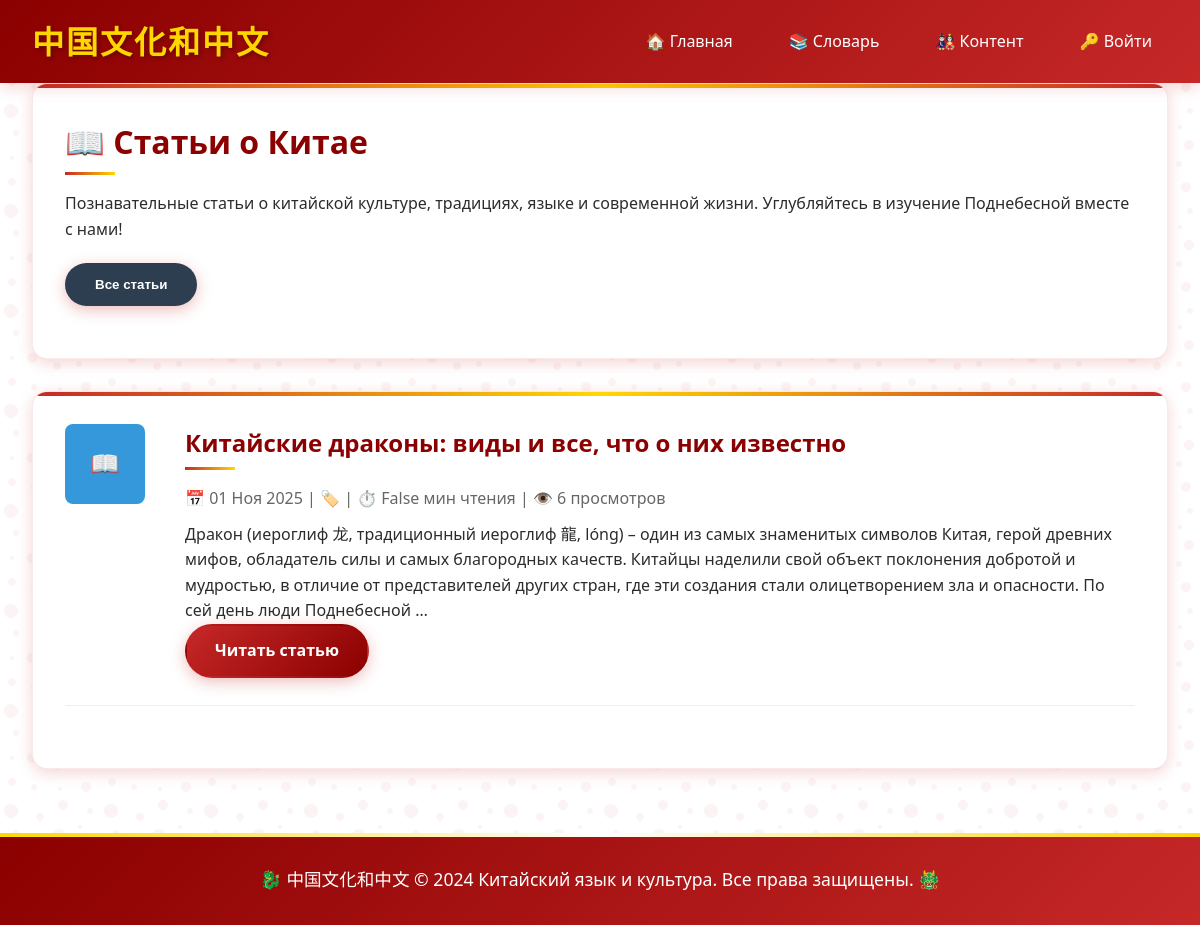
/content/articles/, run on an earlier commit of the app's database.
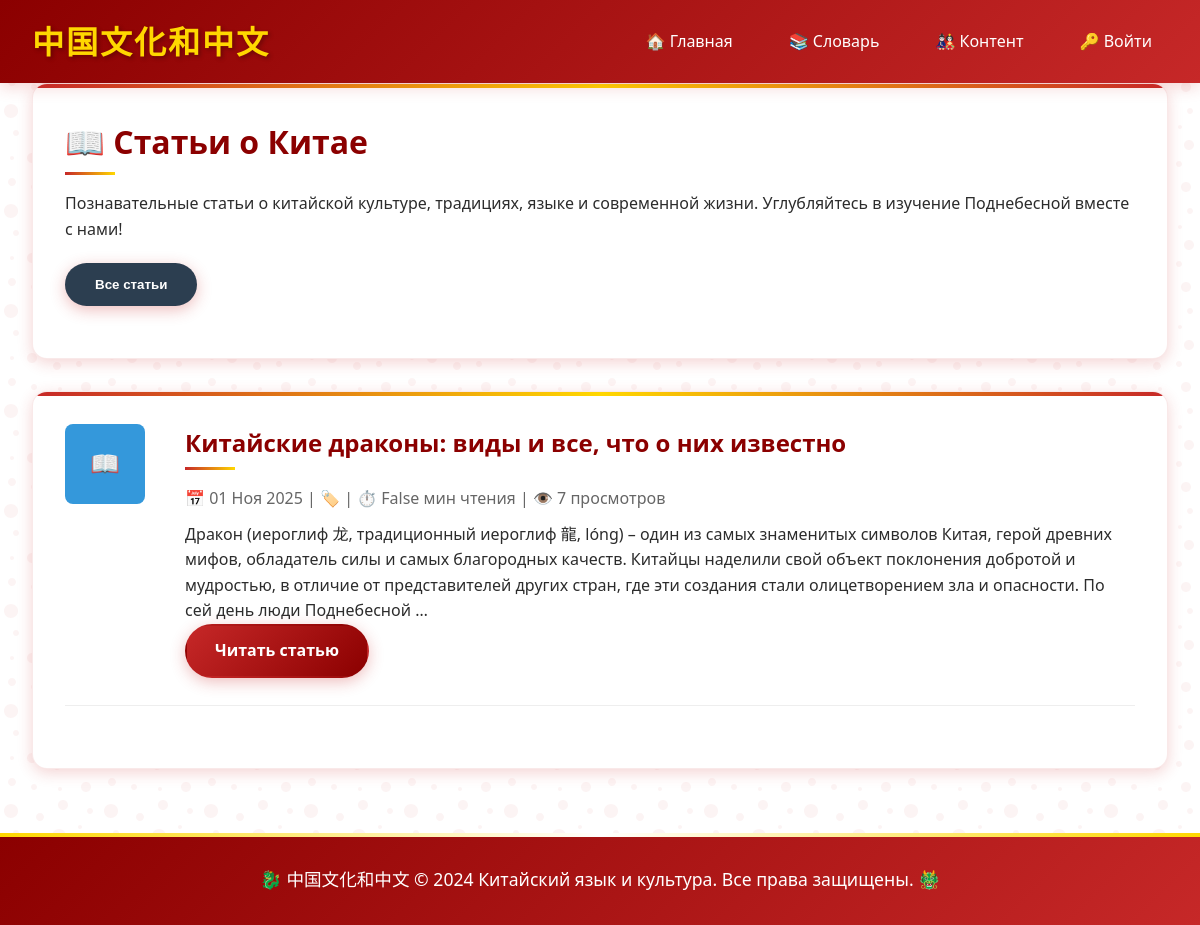
And on a later commit of the database.
### apps/content/models.py (models this page shows, shortened)
class Article(models.Model):
    CONTENT_TYPES = [
        ('news', 'Новости'),
        ('article', 'Статья'),
        ('meme', 'Мем'),
    ]
    title = models.CharField(max_length=200, verbose_name="Заголовок")
    content = models.TextField(verbose_name="Содержание")
    content_type = models.CharField(
        max_length=20,
        choices=CONTENT_TYPES,
        default='article'
    )
    category = models.ForeignKey(
        Category,
        on_delete=models.CASCADE,
        null=True,
        blank=True
    )
    image = models.ImageField(upload_to='content/', blank=True, null=True)
    author = models.ForeignKey(
        User,
        on_delete=models.CASCADE,
        default=1
    )
    created_at = models.DateTimeField(auto_now_add=True)
    updated_at = models.DateTimeField(auto_now=True)
    is_published = models.BooleanField(default=True)
    views = models.IntegerField(default=0)
    class Meta:
        verbose_name = "Статья"
        verbose_name_plural = "Статьи"
        ordering = ['-created_at']

### apps/content/views.py (the view)
# urls.py: path('articles/', views.articles_list, name='articles_list'),
def articles_list(request):
    articles = Article.objects.filter(
        content_type='article',
        is_published=True
    ).order_by('-created_at')
    categories = Category.objects.all()
    return render(request, 'content/articles_list.html', {
        'articles': articles,
        'categories': categories
    })

### templates/content/articles_list.html (shortened to what this page needs)
{% extends 'base.html' %}
{% block content %}
<div class="card">
    <h1>📖 Статьи о Китае</h1>
    <p>Познавательные статьи о китайской культуре, традициях, языке и современной жизни. Углубляйтесь в изучение Поднебесной вместе с нами!</p>
    <div style="display: flex; gap: 10px; margin: 20px 0; flex-wrap: wrap;">
        <button class="btn" style="background: #2c3e50;">Все статьи</button>
    </div>
</div>
<div class="card">
    {% for article in articles %}
    <div style="display: grid; grid-template-columns: 100px 1fr; gap: 20px; align-items: start; margin-bottom: 30px; padding-bottom: 20px; border-bottom: 1px solid #eee;">
        <div style="background: #3498db; color: white; width: 80px; height: 80px; border-radius: 8px; display: flex; align-items: center; justify-content: center; font-size: 24px;">
            {% if article.category.name == "Культура" %}🎎
            {% elif article.category.name == "Язык" %}📚
            {% elif article.category.name == "История" %}🏮
            {% elif article.category.name == "Кухня" %}🥢
            {% else %}📖{% endif %}
        </div>
        <div>
            <h2>{{ article.title }}</h2>
            <p style="color: #666; margin: 10px 0;">
                📅 {{ article.created_at|date:"d M Y" }} |
                🏷️ {{ article.category.name }} |
                ⏱️ {{ article.content|wordcount|divisibleby:200 }} мин чтения |
                👁️ {{ article.views }} просмотров
            </p>
            <p>{{ article.content|truncatewords:50 }}</p>
            <a href="{% url 'content:article_detail' article.id %}" class="btn">Читать статью</a>
        </div>
    </div>
    {% empty %}
    <div style="text-align: center; padding: 40px;">
        <h3>Статьи скоро будут добавлены</h3>
        <p>Мы работаем над созданием интересного контента для вас!</p>
    </div>
    {% endfor %}
</div>
{% endblock %}

What changed in the data, as far as the page shows it:
changed Article "Китайские драконы: виды и все, что о них известно": views "6" → "7"
